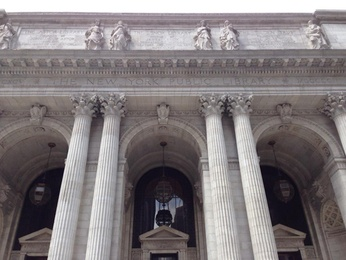
#> input picture Images/library.jpg, 346 x 260 px, shrunk from 533 x 400 before the run, found by its file name
$ python compare_sharp.py
#> lines starting #> are read from the running program, lines starting #| are printed output that depends on the picture
### Filters/laplacian_of_gaussian_sharpening.py
# File: laplacian_of_gaussian_sharpening.py
import cv2 as cv
import numpy as np


def laplacian_of_gaussian_sharpening(source, amount=0.5):
    # Returns a sharpened version of the image, using the laplacian of the gaussian
    _smooth = cv.GaussianBlur(source, ksize=(3, 3), sigmaX=0)
    # since the input is CV_8U, ddepth is CV_16S to avoid overflow
    _laplacian = cv.Laplacian(_smooth, ddepth=cv.CV_16S, ksize=3)
    # converting back to uint8
    _laplacian = cv.convertScaleAbs(_laplacian)
    _sharp = source - amount * _laplacian
    return _sharp


image = cv.imread('library.jpg', cv.IMREAD_COLOR)
#> image is the input picture: shape (260, 346, 3); mean B, G, R 124.4, 122.6, 129.2
sharp = laplacian_of_gaussian_sharpening(image, amount=0.2)
result = np.hstack((image, sharp))
cv.imwrite('library_sharp_log.jpg', result)

### Filters/unsharp_mask.py
# File: unsharp_mask.py
# https://stackoverflow.com/questions/4993082/how-can-i-sharpen-an-image-in-opencv

import cv2 as cv
import numpy as np


def unsharp_mask(image, kernel_size=(5, 5), sigma=1.0, amount=1.0, threshold=0):
    # Returns a sharpened version of the image, using an unsharp mask
#> called with kernel_size = (5, 5), sigma = 1, amount = 0.5, threshold = 0
    blurred = cv.GaussianBlur(image, kernel_size, sigma)
    sharpened = float(amount + 1) * image - float(amount) * blurred
    sharpened = np.maximum(sharpened, np.zeros(sharpened.shape))
    sharpened = np.minimum(sharpened, 255 * np.ones(sharpened.shape))
    sharpened = sharpened.round().astype(np.uint8)
    if threshold > 0:
        low_contrast_mask = np.absolute(image - blurred) < threshold
        np.copyto(sharpened, image, where=low_contrast_mask)
    return sharpened


image = cv.imread('library.jpg')
sharpened_image = unsharp_mask(image, amount=0.5)
result = np.hstack((image, sharpened_image))
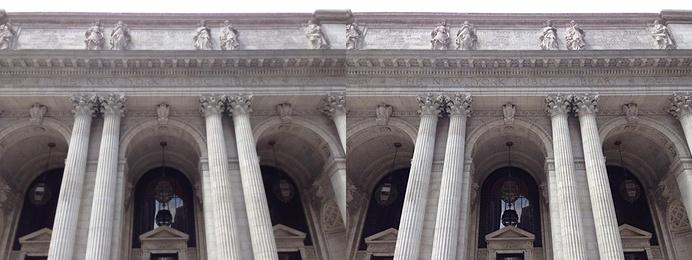
#> result: shape (260, 692, 3); mean B, G, R 124.4, 122.6, 129.2
cv.imwrite('library_usm.jpg', result)

### Filters/compare_sharp.py
# File: compare_sharp.py
from laplacian_of_gaussian_sharpening import *
from unsharp_mask import *

image = cv.imread('woman-wearing-red.jpg', cv.IMREAD_COLOR)
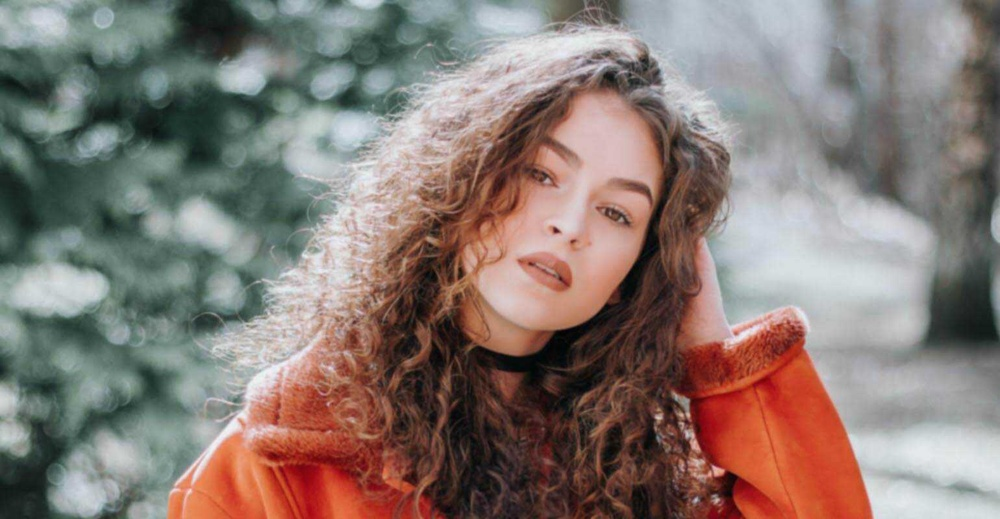
#> input picture Images/woman-wearing-red.jpg, 1000 x 519 px, shrunk from 1540 x 800 before the run, found by its file name
#> image is the input picture: shape (519, 1000, 3); mean B, G, R 114.7, 120.7, 134.4
log_sharp = laplacian_of_gaussian_sharpening(image, amount=0.7)
#> call 2 of laplacian_of_gaussian_sharpening, with amount = 0.7
#> in laplacian_of_gaussian_sharpening (call 2), `_laplacian = cv.Laplacian(_smooth, ddepth=cv.CV_16S, ksize=3)`:
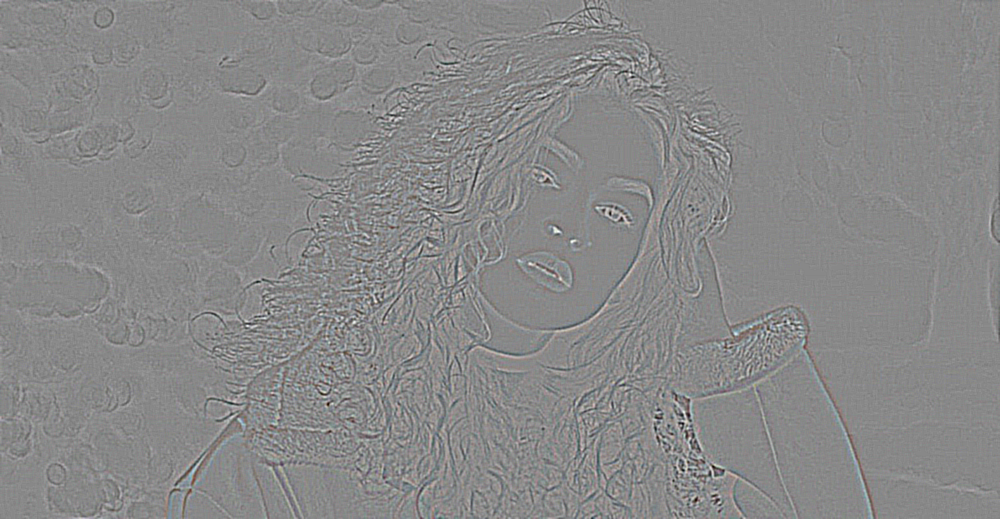
#> _laplacian: shape (519, 1000, 3) int16; mean B, G, R 0, 0, 0; drawn with min black and max white
#> in laplacian_of_gaussian_sharpening (call 2), `_laplacian = cv.convertScaleAbs(_laplacian)`:
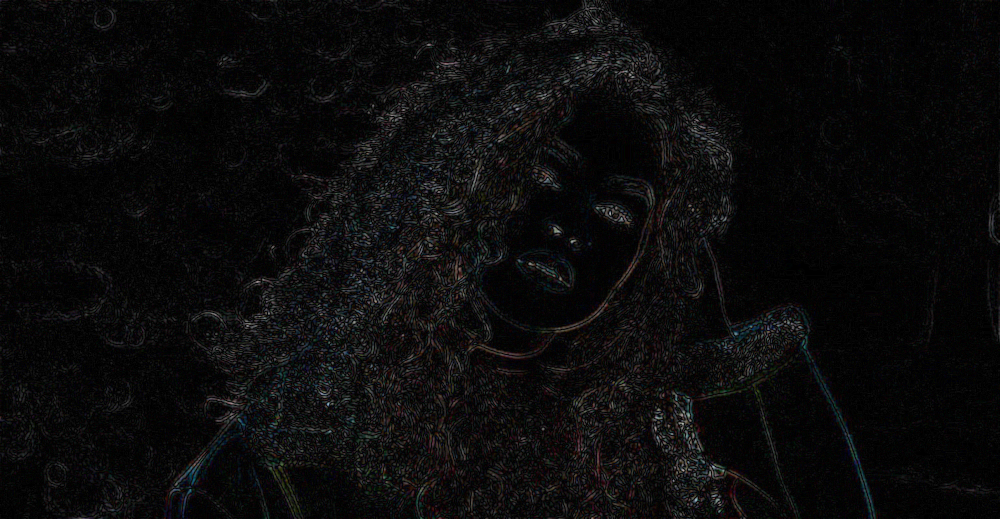
#> _laplacian: shape (519, 1000, 3); mean B, G, R 11.3, 11.1, 11.4
#> in laplacian_of_gaussian_sharpening (call 2), `_sharp = source - amount * _laplacian`:
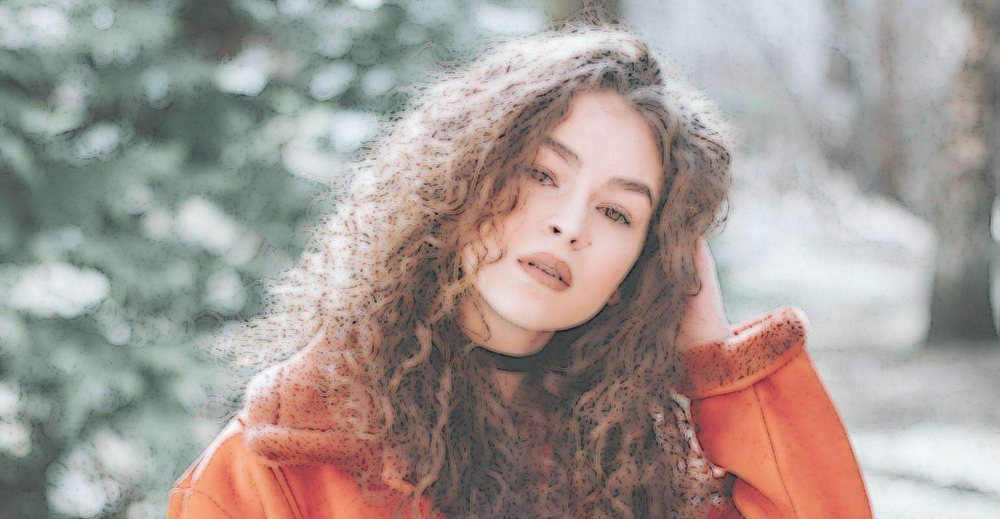
#> _sharp: shape (519, 1000, 3) float64; mean B, G, R 106.8, 112.9, 126.5; drawn with min black and max white
usm_sharp = unsharp_mask(image, amount=0.7)
result = np.hstack((log_sharp, usm_sharp))
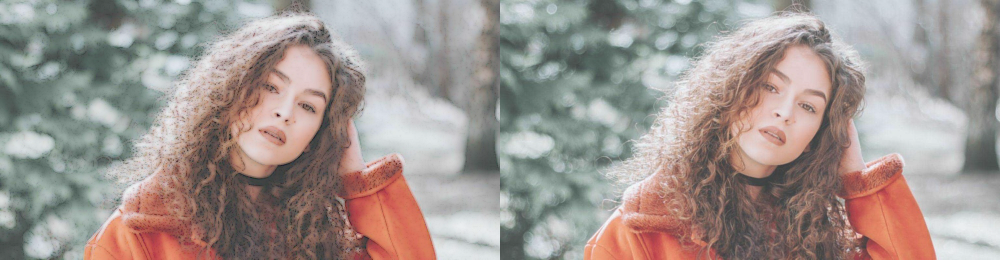
#> result: shape (519, 2000, 3) float64 (shown at 1/2 size); mean B, G, R 110.7, 116.8, 130.5; drawn with min black and max white
cv.imwrite('woman-wearing-red-compare.jpg', result)
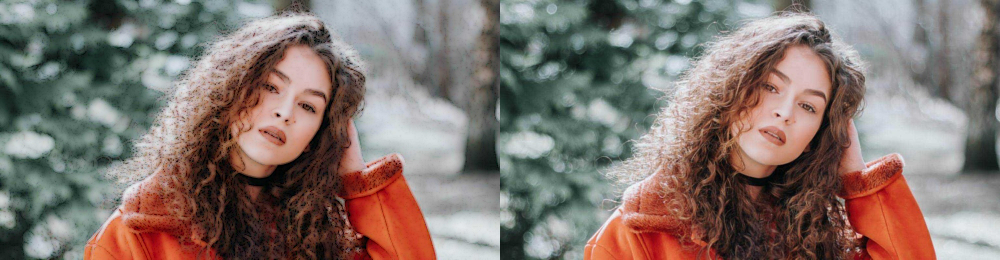
#> saved as woman-wearing-red-compare.jpg: shape (519, 2000, 3) (shown at 1/2 size); mean B, G, R 110.8, 116.9, 130.5
